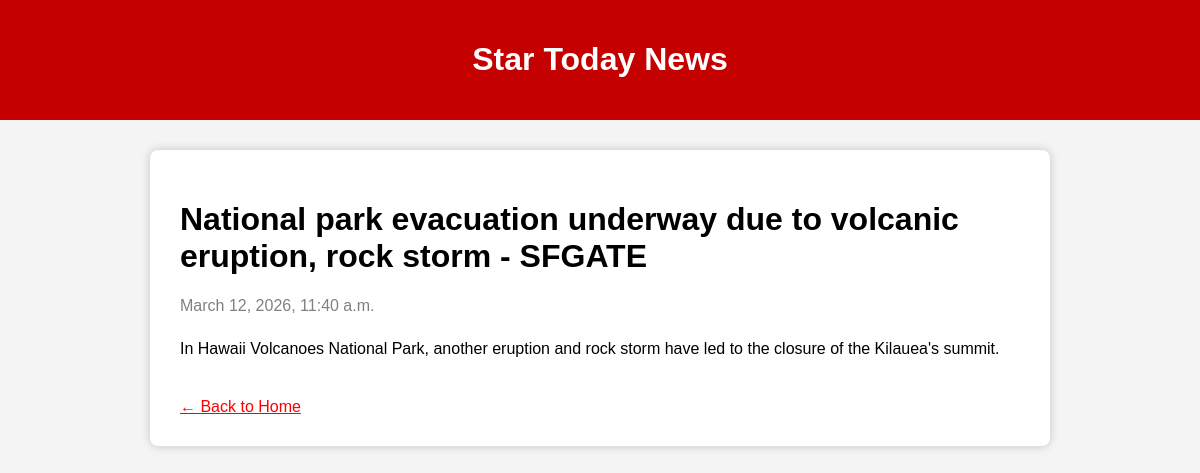
The page /article/38/ on the database its author committed.
### news/models.py (models this page shows, shortened)
class Article(models.Model):
    CATEGORY_CHOICES = [
        ("Politics", "Politics"),
        ("Technology", "Technology"),
        ("Sports", "Sports"),
        ("Business", "Business"),
    ]
    title = models.CharField(max_length=200)
    category = models.CharField(max_length=50, choices=CATEGORY_CHOICES)
    image = models.ImageField(upload_to="news_images/", null=True, blank=True)
    content = models.TextField()
    summary = models.TextField(null=True, blank=True)
    views = models.IntegerField(default=0)
    published_date = models.DateTimeField(auto_now_add=True)

### news/views.py (the view)
# urls.py: path('article/<int:id>/', views.article_detail, name='article_detail'),
def article_detail(request, id):
    article = Article.objects.get(id=id)
    article.views += 1
    article.save()
    return render(request,"article.html",{"article":article})

### templates/article.html (shortened to what this page needs)
<!DOCTYPE html>
<html>
<head>
</head>
<body>
<div class="header">
<h1>Star Today News</h1>
</div>
<div class="container">
<h1>{{ article.title }}</h1>
<p class="date">{{ article.published_date }}</p>
<p style="margin-top:20px; line-height:1.8;">
{{ article.content }}
</p>
<br>
<a href="/" style="color:red;">← Back to Home</a>
</div>
</body>
</html>

### templates/article.html (style rules this page uses)
body { font-family:Arial; margin:0; background:#f4f4f4; }
.header { background:#c40000; color:white; padding:20px; text-align:center; }
.container { width:70%; margin:auto; background:white; padding:30px; margin-top:30px; border-radius:8px; box-shadow:0 0 10px rgba(0,0,0,0.2); }
.date { color:gray; margin-top:10px; }

### rows shown on the page
Article: title "National park evacuation underway due to volcanic eruption, rock storm - SFGATE", published_date "March 12, 2026, 11:40 a.m.", content "In Hawaii Volcanoes National Park, another eruption and rock storm have led to the closure of the Kilauea's summit."
